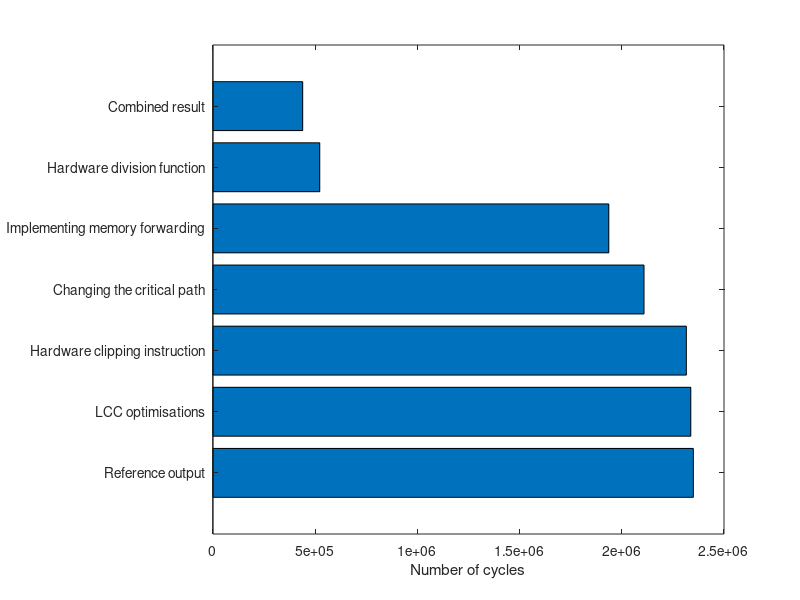
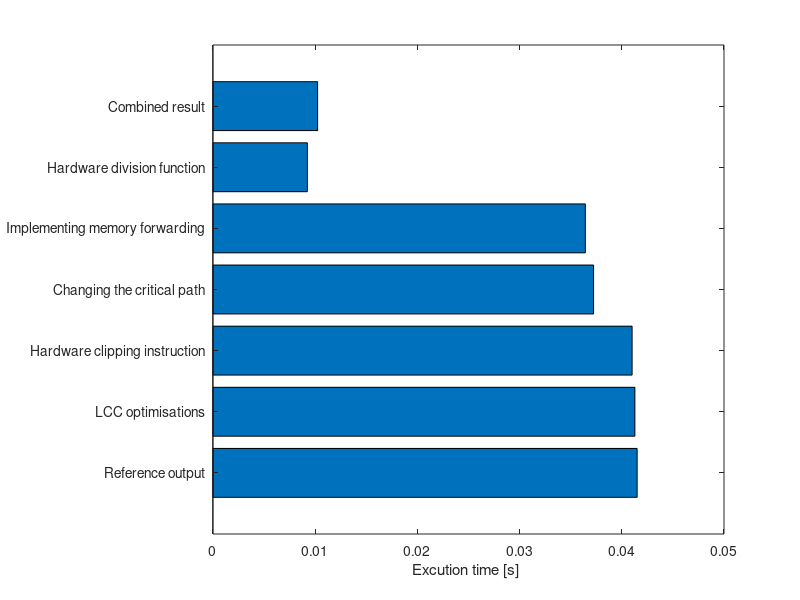

Here is the MATLAB script that generated these plots, in order:
     %Ref - clipping - changing the path - divison - forwarding , combined
     Cycles = [2350122, 2337538 , 2315926 , 2108766 , 1936494,  522695, 439280  ];
    Freq = [56.625, 56.625 ,56.471 , 56.625,  53.147, 56.552, 42.882  ];

%Cycles = [2350122, 2315926, 2108766, 1936494 , 522695, 2040848  ];
%Freq = [56.625,56.625 ,56.625, 56.465 , 56.465, 56.625 ];
Freq = Freq .* 10^6;

T = Cycles ./ Freq ;

%G = (T - T) ./ T; 

for i = 1 : 7
    disp(i)
         %if(i <4  )
%             i= i+1
%         else
%             b = i 
            G(i) = (( 0.041503258278146 - T(i)  ) ./ ( 0.041503258278146 )) .* 100;
            
            
        %end
      
end
close all;
figure();
somenames = {'Reference output','LCC optimisations' ,'Hardware clipping instruction','Changing the critical path', 'Implementing memory forwarding' ,'Hardware division function', 'Combined result' };
barh(Cycles);
xlabel('Number of cycles');
set(gca,'yticklabel',somenames);
figure();
barh(T);
xlabel('Excution time [s] ');
set(gca,'yticklabel',somenames);
